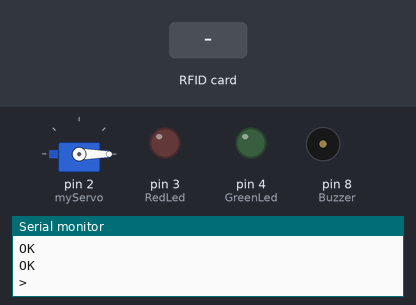
A sketch run on a simulated Arduino Uno, built with avr-gcc and run on an emulated ATmega328P. Parts: servo, output pins drawn as LEDs (lit = HIGH), buzzer (waves = sounding), the last lines printed to the serial monitor. Inputs (shaded band) come from the test bench. The modem accepts every AT command (registered, SIM ready, sends succeed) and sends nothing else; pins used as bus, display or sensor lines are not drawn.

Above: at 4.8 s.
4.9 s: RFID card D5 30 E6 A9 held to the reader
At 5.07 s:
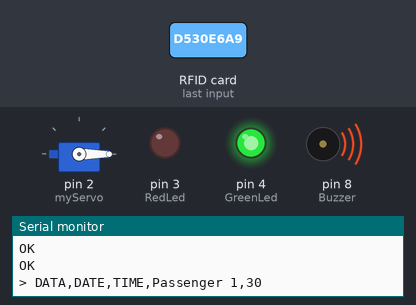
At 6.6 s:
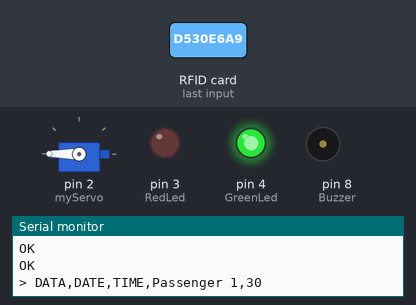
Timing chart, 0 to 11.7 s (numbered marks = the images above; inputs shaded):
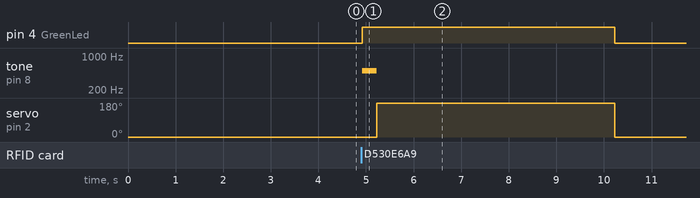

Measured:
- after the input at 4.9 s, pin 4 (GreenLed): LOW → HIGH at once, → LOW 5.3 s later; tone on pin 8 (Buzzer): silent → 500 Hz at once, → silent 0.30 s later; servo on pin 2 (myServo): 0° → 180° after 0.32 s, → 0° 5.0 s later

The sketch:

finaltest.ino
```cpp
#include <SPI.h>
#include <MFRC522.h>
#include <SoftwareSerial.h>
#include <Servo.h>

#define SS_PIN 10 //RX slave select
#define RST_PIN 9
#define GreenLed 4 //define green LED pin
#define RedLed 3 //define red LED
#define Buzzer 8 //buzzer pin
MFRC522 mfrc522(SS_PIN, RST_PIN);   // Create MFRC522 instance.
Servo myServo; //define servo name

//Create software serial object to communicate with SIM800L
SoftwareSerial mySerial(7,6); //SIM800L Tx & Rx is connected to Arduino #7 & #6

byte card_ID[4]; //card UID size 4byte
byte Name1[4]={0xD5,0x30,0xE6,0xA9};//first UID card
byte Name2[4]={0xA5,0x9F,0x78,0x89};//second UID card

//if you want the arduino to detect the cards only once
int NumbCard[2];//this array content the number of cards. in my case i have just two cards.
int j=0;

String Name;//user name
long Credit;//user number
long Bno; //number of bus borded
int n ;//The number of card you want to detect (optional)

void setup() {
  Serial.begin(9600); // Initialize serial communications with the PC
  mySerial.begin(9600); //Begin serial communication with Arduino and SIM800L
  SPI.begin();  // Init SPI bus
  mfrc522.PCD_Init(); // Init MFRC522 card

  Serial.println("CLEARSHEET");                 // clears starting at row 1
  Serial.println("LABEL,Date,Time,Name,Credit,Bno");// make four columns (Date,Time,[Name:"user name"]line 48 & 52,[Credit:"user number"]line 49 & 53)

  Serial.println("Initializing...");
  delay(1000);
  mySerial.println("AT"); //Once the handshake test is successful, it will back to OK
  mySerial.println("AT"); //Once the handshake test is successful, it will back to OK
  updateSerial();
  mySerial.println("AT+CMGF=1"); // Configuring TEXT mode
  updateSerial();
  mySerial.println("AT+CNMI=1,2,0,0,0"); // Decides how newly arrived SMS messages should be handled
  mySerial.println("AT+CMGF=1"); // Configuring TEXT mode
  updateSerial();
  mySerial.println("AT+CMGS=\"+256772497630\"");//change ZZ with country code and xxxxxxxxxxx with phone number to sms
  updateSerial();
  mySerial.println("User 1: Your travel balance is "); //text content
  mySerial.print(Credit);
  updateSerial();
  mySerial.write(26);

  myServo.attach(2);
  myServo.write(0);
  pinMode(RedLed,OUTPUT);
  pinMode(GreenLed,OUTPUT);
  pinMode(Buzzer,OUTPUT);

   }

void loop() {
  //look for new card
   if ( ! mfrc522.PICC_IsNewCardPresent()) {
  return;//got to start of loop if there is no card present
 }
 // Select one of the cards
 if ( ! mfrc522.PICC_ReadCardSerial()) {
  return;//if read card serial(0) returns 1, the uid struct contians the ID of the read card.
 }

 for (byte i = 0; i < mfrc522.uid.size; i++) {
     card_ID[i]=mfrc522.uid.uidByte[i];

       if(card_ID[i]==Name1[i]){
       Name="Passenger 1";//user name
       Credit=30;//user number
       Bno=005;
       j=0;//first number in the NumbCard array : NumbCard[j]
      }
      else if(card_ID[i]==Name2[i]){
       Name="Passenger 2";//user name
       Credit=64;//user number
       Bno=007;
       j=1;//Second number in the NumbCard array : NumbCard[j]
      }
      else{
          digitalWrite(GreenLed,LOW);
          digitalWrite(RedLed,HIGH);
          tone(Buzzer, 300);
          Serial.println(" Access Denied");
          delay(1000);
          digitalWrite(RedLed, LOW);
          noTone(Buzzer);
          goto cont;//go directly to line 85
     }
}
      if(NumbCard[j] == 1){//to check if the card already detect
      //if you want to use LCD
      //Serial.println("Already Exist");
      }
      else{
      NumbCard[j] = 1;//put 1 in the NumbCard array : NumbCard[j]={1,1} to let the arduino know if the card was detecting
      n++;//(optional)
      Serial.print("DATA,DATE,TIME," + Name);//send the Name to excel
      Serial.print(",");
      Serial.println(Credit); //send the Number to excel
      digitalWrite(GreenLed,HIGH);
      tone(Buzzer, 500);
      delay(300);
      noTone(Buzzer);
      myServo.write(180);
      delay(5000);
      myServo.write(0);
      digitalWrite(GreenLed,LOW);
      digitalWrite(RedLed,LOW);
      delay(30);
      Serial.println("SAVEWORKBOOKAS,Names/WorkNames");
      }
      delay(1000);
cont:
delay(2000);
digitalWrite(GreenLed,LOW);
digitalWrite(RedLed,LOW);

//if you want to close the Excel when all card had detected and save Excel file in Names Folder. in my case i have just 2 card (optional)
//if(n==2){

  //  Serial.println("FORCEEXCELQUIT");
 //   }
}
void updateSerial()
{
  delay(500);
  while (Serial.available())
  {
    mySerial.write(Serial.read());//Forward what Serial received to Software Serial Port
  }
  while(mySerial.available())
  {
    Serial.write(mySerial.read());//Forward what Software Serial received to Serial Port
  }
}
```
